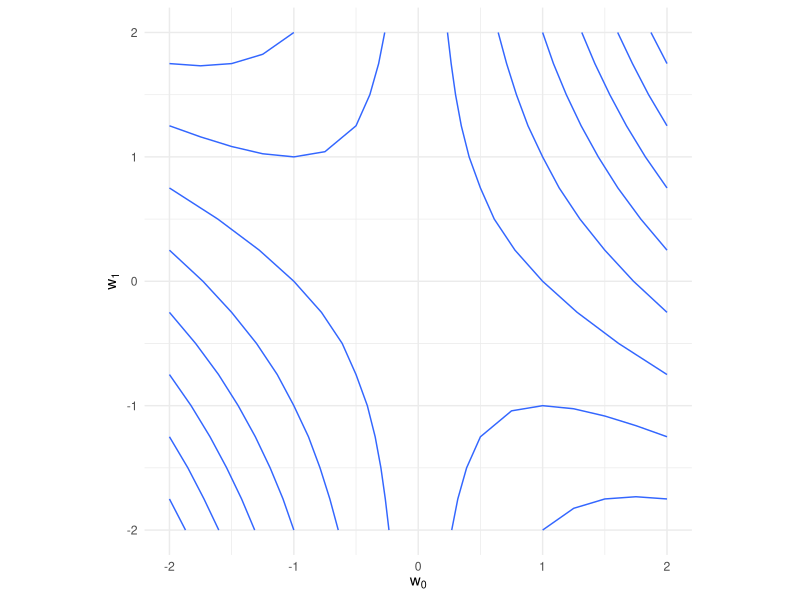
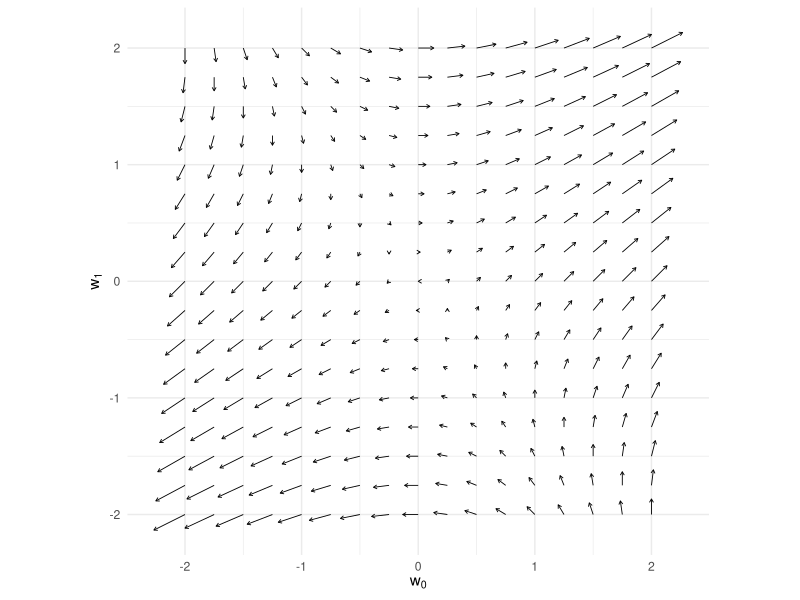
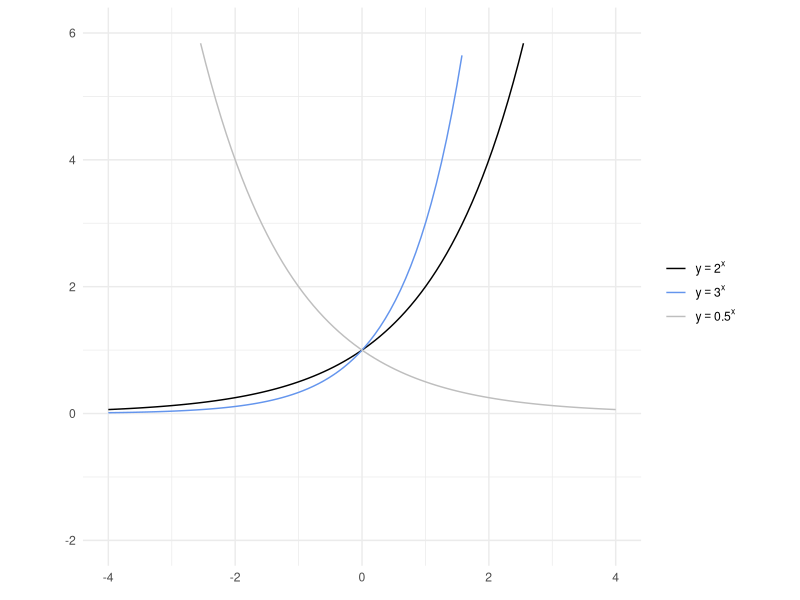
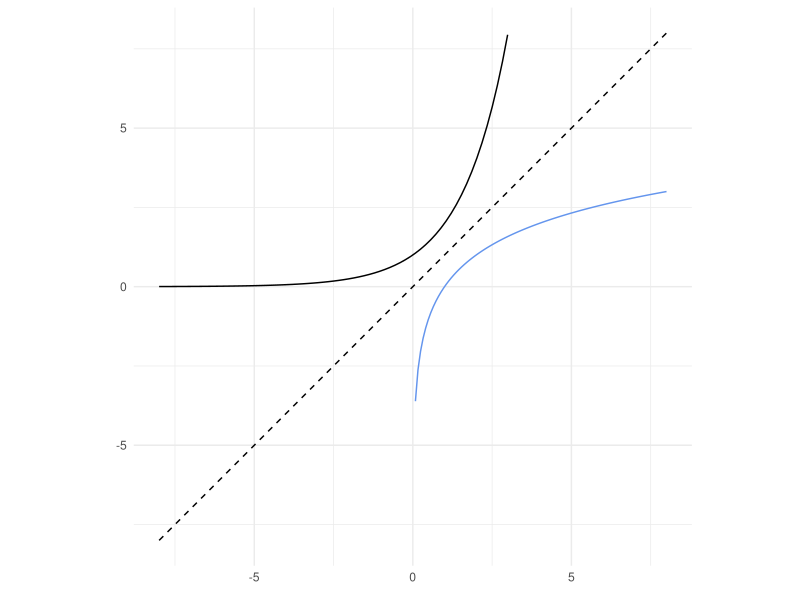
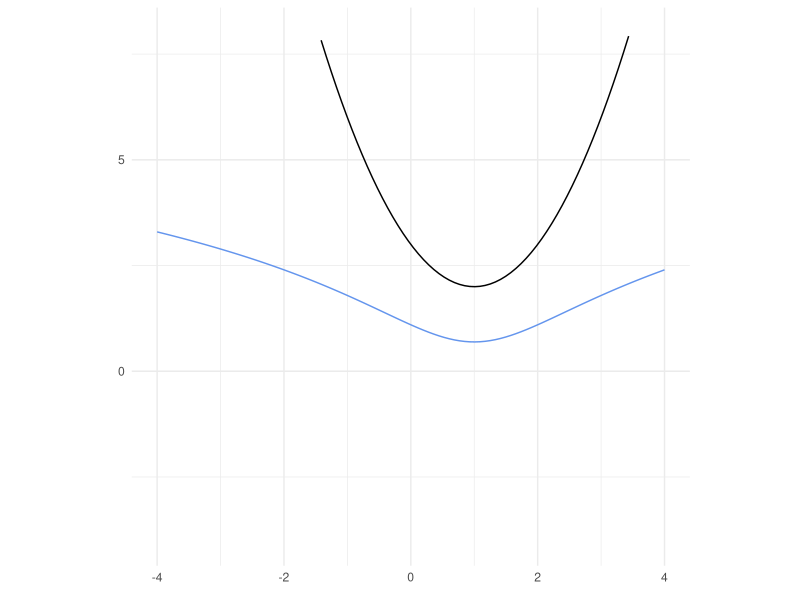
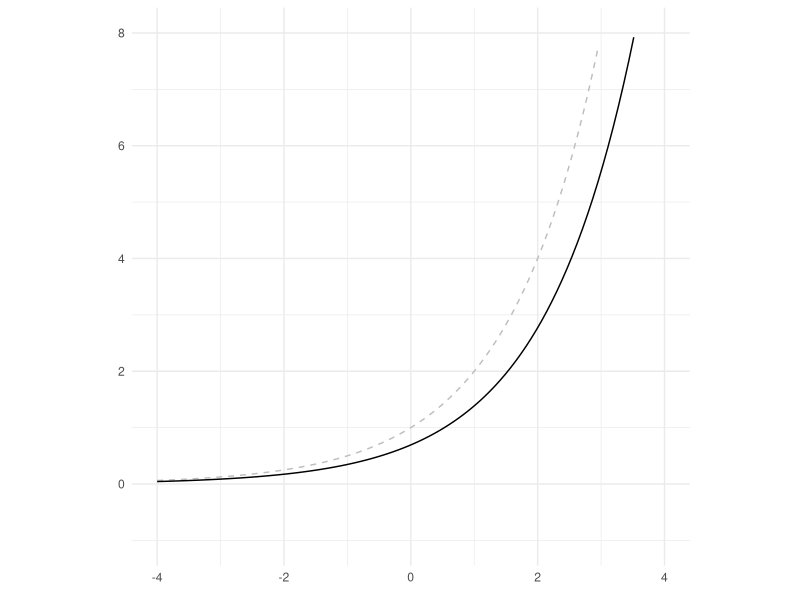
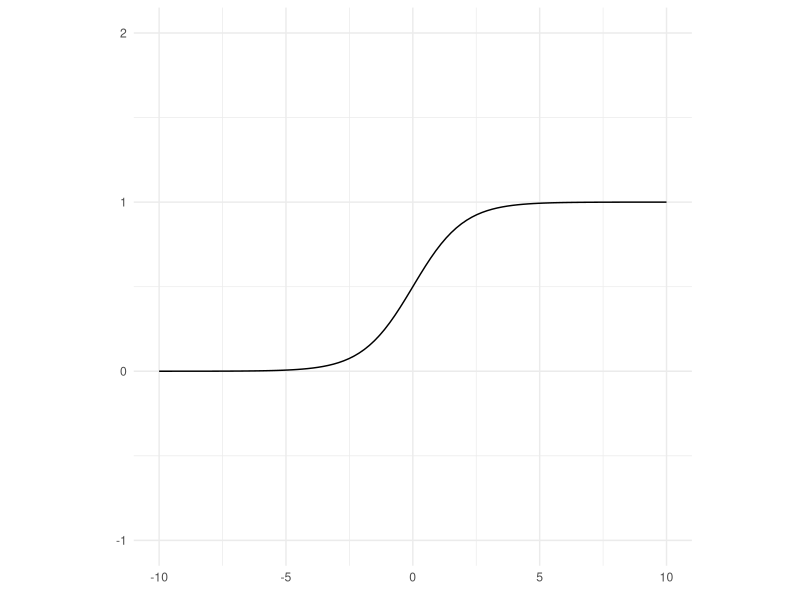
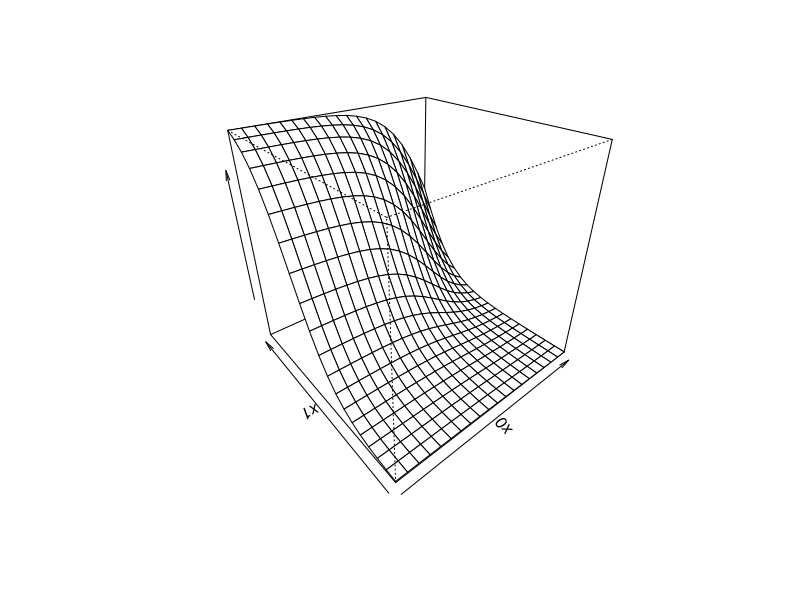

Recreate these plots in R, in order.
## ---- chunk 1
#| message: false

library(tidyverse)
## ---- chunk 2
# R
a <- array(c(2, 1), dim = c(1, 2))
print(a)
## ---- chunk 3
array(1:4, dim = c(2, 2))
matrix(1:4, ncol = 2, byrow = TRUE) |>
  as.array()
## ---- chunk 4
# R
class(a)
## ---- chunk 5
# R
c <- matrix(c(1, 2, 3, 4), nrow = 2, ncol = 2, byrow = TRUE) |>
  as.array()
print(c)
## ---- chunk 6
# R
d <- array(c(1, 2), dim = c(2, 1))
print(d)
## ---- chunk 7
# R
print(t(d))
print(t(t(d)))
## ---- chunk 8
# R
a <- array(c(2, 1), dim = c(1, 2))
b <- array(c(1, 3), dim = c(1, 2))
print(a + b)
## ---- chunk 9
# R
a <- array(c(2, 1), dim = c(1, 2))
b <- array(c(1, 3), dim = c(1, 2))
print(a - b)
## ---- chunk 10
print(2 * a)
## ---- chunk 11
# R
b <- array(c(1, 3), dim = c(1, 2))
c <- array(c(4, 2), dim = c(2, 1))
print(b %*% c)
## ---- chunk 12
# R
a <- array(c(1, 3), dim = c(1, 2))
print(norm(a, '2'))
## ---- chunk 13
# R
rm(list = ls(all.names = TRUE))
## ---- chunk 14
# R
a <- array(rep(1, times = 1000), dim = c(1, 1000))
b <- array(seq(1:1000), dim = c(1000, 1))
print(a %*% b)
## ---- chunk 15
# R
f <- function(w0, w1) {            # (A) fの定義
  return(w0 ^ 2 + 2 * w0 * w1 + 3) # 式4-41
}
df_dw0 <- function(w0, w1) {       # (B) fのw0に関する偏微分
  return(2 * w0 + 2 * w1)          # 式4-44
}
df_dw1 <- function(w0, w1) {       # (C) fのw1に関する偏微分
  return(2 * w0)                   # 式4-46
}
## ---- chunk 16
# R
w0_min <- -2; w0_max <- 2
w1_min <- -2; w1_max <- 2
w0_n <- 17; w1_n <- 17
w0 <- seq(from = w0_min, to = w0_max, length.out = w0_n)
w1 <- seq(from = w1_min, to = w1_max, length.out = w1_n)
grid_w0w1 <- expand.grid(w0, w1)
ww0 <- grid_w0w1$Var1 |>
  array(dim = c(w0_n, w1_n))
ww1 <- grid_w0w1$Var2 |>
  array(dim = c(w0_n, w1_n))
f_num <- f(ww0, ww1)
df_dw0_num <- df_dw0(ww0, ww1)
df_dw1_num <-  df_dw1(ww0, ww1)
## ---- chunk 17
ww0[1:4, 1:4]
ww1[1:4, 1:4]
## ---- chunk 18
x <- c(1, 2, 3)
y <- c(4, 5, 6)
expand.grid(x, y)
## ---- chunk 19
# R
df <- array(NA, dim = c(w0_n * w1_n, 5)) |> # 空のデータフレームを用意．
  data.frame() |>
  rename(ww0   = 'X1',                      # 変数名を変更．
         ww1   = 'X2',
         f_num = 'X3',
         dw0   = 'X4',
         dw1   = 'X5')
n <- 1                                      #  便宜上のインデックス．
for (i in 1:w0_n) {
  for (j in 1:w1_n) {
    df[n, 1] <- ww0[i, j]                   # ww0を順番に代入．
    df[n, 2] <- ww1[i, j]                   # ww1を順番に代入．
    df[n, 3] <- f_num[i, j]                 # ww0, ww1に対応するfを代入．
    df[n, 4] <- df_dw0_num[i, j]            # ww0, ww1に対応するdw0を代入．
    df[n, 5] <- df_dw1_num[i, j]            # ww0, ww1に対応するdw1を代入．
    n <- n + 1
  }
}
df |>
  ggplot(aes(ww0, ww1, z = f_num)) +
  geom_contour() +
  coord_fixed(ratio = 1) +
  labs(x = expression(w[0]), y = expression(w[1])) +
  theme_minimal()
## ---- chunk 20
# R
df |>
  ggplot() +
  geom_segment(aes(x = ww0, xend = ww0 + dw0 / 30,
                   y = ww1, yend = ww1 + dw1 / 30),
               linewidth = 0.3,
               arrow = arrow(length = unit(0.1, 'cm'))) +
  coord_fixed(ratio = 1) +
  labs(x = expression(w[0]), y = expression(w[1])) +
  theme_minimal()
## ---- chunk 21
# R
rm(list = ls(all.names = TRUE))
## ---- chunk 22
# R
A <- matrix(1:6, nrow = 2, ncol = 3, byrow = TRUE) |>
  as.array()
print(A)
## ---- chunk 23
# R
B <- matrix(7:12, nrow = 2, ncol = 3, byrow = TRUE) |>
  as.array()
print(B)
## ---- chunk 24
# R
print(A + B)
print(A - B)
## ---- chunk 25
# R
A <- matrix(1:6, nrow = 2, ncol = 3, byrow = TRUE) |>
  as.array()
print(2 * A)
## ---- chunk 26
# R
A <- array(1:3, dim = c(1, 3))
B <- array(4:6, dim = c(3, 1))
print(A %*% B)
## ---- chunk 27
# R
A <- array(1:3, dim = c(1, 3))
B <- array(4:6, dim = c(1, 3))
print(A * B)
## ---- chunk 28
# R
A <- array(1:3, dim = c(1, 3))
B <- array(4:6, dim = c(1, 3))
print(A / B)
## ---- chunk 29
# R
A <- matrix(c(1:3, -1:-3), nrow = 2, ncol = 3, byrow = TRUE) |>
  as.array()
B <- array(c(4:6, -4:-6), dim = c(3, 2))
print(A %*% B)
## ---- chunk 30
# R
print(diag(1, nrow = 3, ncol = 3))
## ---- chunk 31
# R
A <- matrix(1:9, nrow = 3, ncol = 3, byrow = TRUE) |>
  as.array()
I <- diag(1, nrow = 3, ncol = 3)
print(A %*% I)
## ---- chunk 32
# R
A <- matrix(1:4, nrow = 2, ncol = 2, byrow = TRUE) |>
  as.array()
invA <- solve(A)
print(invA)
## ---- chunk 33
# R
A <- matrix(1:6, nrow = 2, ncol = 3, byrow = TRUE) |>
  as.array()
print(A)
print(t(A))
## ---- chunk 34
# R
rm(list = ls(all.names = TRUE))
## ---- chunk 35
# R

x <- seq(from = -4, to = 4, length.out = 100)
y <- 2 ^ x
y2 <- 3 ^ x
y3 <- 0.5 ^ x
## ---- chunk 36
#| warning: false

# R
tibble(x_plt = c(x, x, x),
       y_plt = c(y, y2, y3),
       col   = rep(c('1', '2', '3'), each = length(x))) |>
  ggplot(aes(x = x_plt, y = y_plt, color = col)) +
  geom_line() +
  xlim(-4, 4) + ylim(-2, 6) +
  coord_fixed(ratio = 8 / 8) +
  scale_color_manual(values = c('black', 'cornflowerblue', 'gray'),
                     name   = element_blank(),
                     labels = c(expression(y == 2 ^ x),
                                expression(y == 3 ^ x),
                                expression(y == 0.5 ^ x))) +
  labs(x = element_blank(), y = element_blank()) +
  theme_minimal()
## ---- chunk 37
# R

x <- seq(from = -8, to = 8, length.out = 100)
y <- 2 ^ x
x2 <- seq(from = 0.001, to = 8, length.out = 100)
y2 <- log(x2) / log(2)
## ---- chunk 38
#| warning: false

# R
ggplot() +
  geom_line(data    = tibble(x_plt = x, y_plt = y),   # 指数関数
            mapping = aes(x = x_plt, y = y_plt),
            color   = 'black') +
  geom_line(data    = tibble(x_plt = x2, y_plt = y2), # 対数関数
            mapping = aes(x = x_plt, y = y_plt),
            color   = 'cornflowerblue') +
  geom_line(data     = tibble(x_plt = x, y_plt = x),  # y = x
            mapping  = aes(x = x_plt, y = y_plt),
            linetype = 'dashed') +
  xlim(-8, 8) + ylim(-8, 8) +
  coord_fixed(ratio = 1) +
  labs(x = element_blank(), y = element_blank()) +
  theme_minimal()
## ---- chunk 39
# R
x <- seq(from = -4, to = 4, length.out = 100)
y <- (x - 1) ^ 2 + 2
logy <- log(y)
## ---- chunk 40
#| warning: false

# R
ggplot() +
  geom_line(data    = tibble(x_plt = x, y_plt = y),    # 指数関数
            mapping = aes(x = x_plt, y = y_plt),
            color   = 'black') +
  geom_line(data    = tibble(x_plt = x, y_plt = logy), # 対数化
            mapping = aes(x = x_plt, y = y_plt),
            color   = 'cornflowerblue') +
  xlim(-4, 4) + ylim(-4, 8) +
  coord_fixed(ratio = 8 / 12) +
  labs(x = element_blank(), y = element_blank()) +
  theme_minimal()
## ---- chunk 41
# R
x <- seq(from = -4, to = 4, length.out = 100)
a <- 2
y <- a ^ x
dy <- log(a) * y
## ---- chunk 42
#| warning: false

# R
ggplot() +
  geom_line(data     = tibble(x_plt = x, y_plt = y), # y
            mapping  = aes(x = x_plt, y = y_plt),
            color    = 'gray',
            linetype = 'dashed') +
  geom_line(data    = tibble(x_plt = x, y_plt = dy), # y'
            mapping = aes(x = x_plt, y = y_plt)) +
  xlim(-4, 4) + ylim(-1, 8) +
  coord_fixed(ratio = 8 / 9) +
  labs(x = element_blank(), y = element_blank()) +
  theme_minimal()
## ---- chunk 43
# R
x <- seq(from = 0.0001, to = 4, length.out = 100)
y <- log(x)
dy <- 1 / x
## ---- chunk 44
# R
x <- seq(from = -10, to = 10, length.out = 100)
y <- 1 / (1 + exp(-x))
## ---- chunk 45
# R
ggplot() +
  geom_line(data    = tibble(x_plt = x, y_plt = y),
            mapping = aes(x = x_plt, y = y_plt)) +
  xlim(-10, 10) + ylim(-1, 2) +
  coord_fixed(ratio = 20 / 3) +
  labs(x = element_blank(), y = element_blank()) +
  theme_minimal()
## ---- chunk 46
# R
softmax <- function(x0, x1, x2) {
  u <- exp(x0) + exp(x1) + exp(x2)
  y0 <- exp(x0) / u
  y1 <- exp(x1) / u
  y2 <- exp(x2) / u
  return(c(y0, y1, y2))
}
## ---- chunk 47
# R
y <- softmax(2, 1, -1)
print(round(y, 4))
print(sum(y))
## ---- chunk 48
# R
x0_n <- 20; x1_n <- 20
x0 <- seq(from = -4, to = 4, length.out = x0_n)
x1 <- seq(from = -4, to = 4, length.out = x1_n)
grid_x0x1 <- expand.grid(x0, x1)
xx0 <- grid_x0x1$Var1 |>
  array(dim = c(x0_n, x1_n))
xx1 <- grid_x0x1$Var2 |>
  array(dim = c(x0_n, x1_n))
y_vec <- softmax(xx0, xx1, 1)
y <- array(y_vec, dim = c(x0_n * x1_n, 3))
## ---- chunk 49
head(y_vec, 5)
## ---- chunk 50
# R
persp(x = x0, y = x1,
      z = y[,1] |>
        matrix(nrow = x0_n, ncol = x1_n, byrow = TRUE),
      zlab = '',
      theta = -40, phi = 30)
persp(x = x0, y = x1,
      z = y[,2] |>
        matrix(nrow = x0_n, ncol = x1_n, byrow = TRUE),
      zlab = '',
      theta = -40, phi = 30)
## ---- chunk 51
# R
gauss <- function(mu, sigma, a, x) {
  y <- a * exp(-((x - mu) ^ 2) / (2 * sigma ^ 2))
}
## ---- chunk 52
# R
x <- seq(from = -4, to = 4, length.out = 100)
ggplot() +
  geom_line(data    = tibble(a = x, b = gauss(0, 1, 1, x)),   # 平均0，標準偏差1，高さ1
            mapping = aes(x = a, y = b),
            color   = 'black') +
  geom_line(data    = tibble(c = x, d = gauss(2, 2, 0.5, x)), # 平均2，標準偏差2，高さ0.5
            mapping = aes(x = c, y = d),
            color   = 'gray') +
  xlim(-4, 4) + ylim(-0.5, 1.5) +
  coord_fixed(ratio = 8 / 2) +
  labs(x = element_blank(), y = element_blank())
